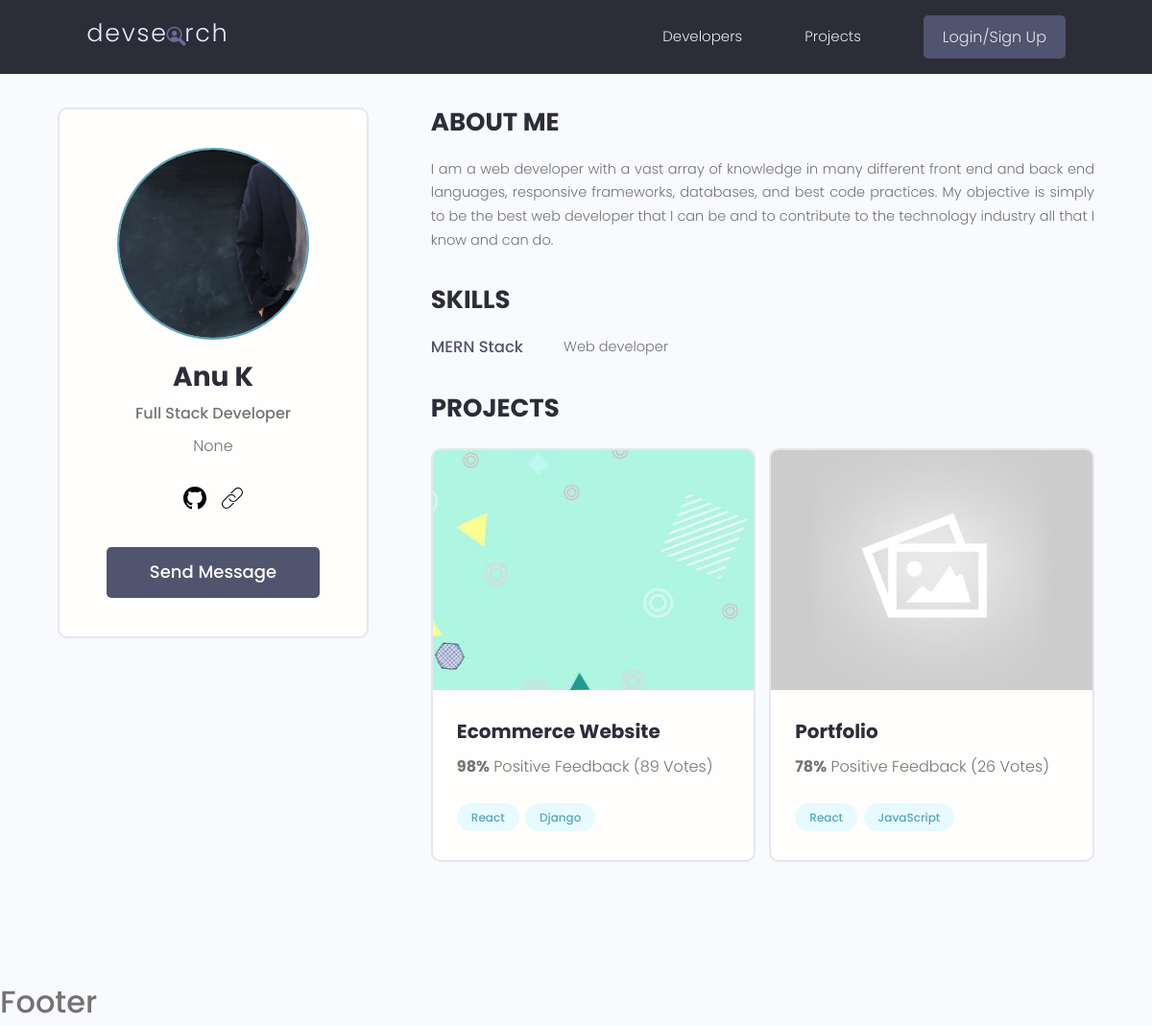
/users/profile/e53d932a-4434-4fac-965c-c85349ac777e, run on an earlier commit of the app's database.
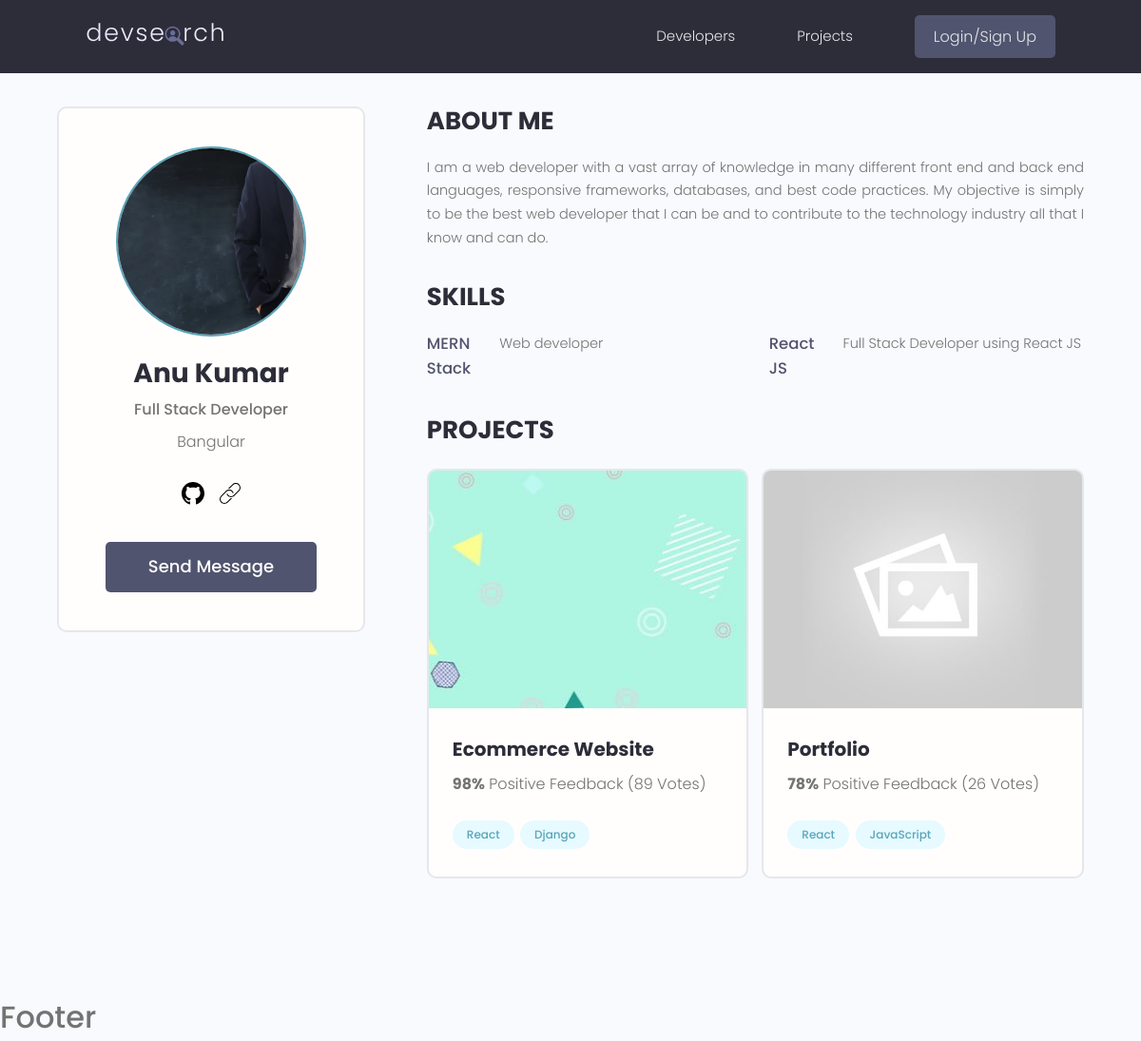
And on a later commit of the database.
### users/models.py (models this page shows, shortened)
class Profile(models.Model):
    user = models.OneToOneField(User, on_delete=models.CASCADE, null=True, blank=True)
    name = models.CharField(max_length=200, null=True, blank=True)
    username = models.CharField(max_length=200, blank=True, null=True)
    location = models.CharField(max_length=200, blank=True, null=True)
    email = models.EmailField(max_length=200, null=True, blank=True)
    short_intro = models.CharField(max_length=200, blank=True, null=True)
    bio = models.TextField(blank=True, null=True)
    profile_image = models.ImageField(null=True, blank=True, upload_to='profile/', default='profile/user-default.png')
    social_github = models.CharField(max_length=200, blank=True, null=True)
    social_twitter = models.CharField(max_length=200, blank=True, null=True)
    social_linkedin = models.CharField(max_length=200, blank=True, null=True)
    social_website = models.CharField(max_length=200, blank=True, null=True)
    created = models.DateTimeField(auto_now_add=True)
    id = models.UUIDField(default=uuid.uuid4, unique=True, primary_key=True, editable=False)
    class Meta:
        ordering = ['created']

class Skill(models.Model):
    owner = models.ForeignKey(Profile, on_delete=models.CASCADE, null=True, blank=True)
    name = models.CharField(max_length=200, null=True, blank=True)
    description = models.TextField(blank=True, null=True)
    created = models.DateTimeField(auto_now_add=True)
    id = models.UUIDField(default=uuid.uuid4, unique=True, primary_key=True, editable=False)

### projects/models.py (models this page shows, shortened)
class Project(models.Model):
    owner = models.ForeignKey(Profile, null=True, blank=True, on_delete=models.CASCADE)
    title = models.CharField(max_length=200)
    description = models.TextField(null=True, blank=True)
    featured_image = models.ImageField(null=True, blank=True, default='default.png')
    demo_link = models.CharField(max_length=2000, blank=True, null=True)
    source_link = models.CharField(max_length=2000, null=True, blank=True)
    tags = models.ManyToManyField('Tag', blank=True)
    vote_total = models.IntegerField(default=0, null=True, blank=True)
    vote_ratio = models.IntegerField(default=0, null=True, blank=True)
    created = models.DateTimeField(auto_now_add=True)
    id = models.UUIDField(default=uuid.uuid4, unique=True, primary_key=True, editable=False)
    class Meta:
        ordering = ['-vote_ratio', '-vote_total', 'title']

class Tag(models.Model):
    name = models.CharField(max_length=200)
    created = models.DateTimeField(auto_now_add=True)
    id = models.UUIDField(default=uuid.uuid4, unique=True, primary_key=True, editable=False)

### users/views.py (the view)
# urls.py: path('profile/<str:pk>', views.profile, name='profile'),
def profile(request, pk):
    data = Profile.objects.get(id=pk)
    return render(request, 'users/profile.html', {'profile': data})

### users/templates/users/profile.html (shortened to what this page needs)
{% extends 'main.html' %}
{% block content %}
<main class="profile my-md">
    <div class="container">
      <div class="layout">
        <div class="column column--1of3">
          <div class="card text-center">
            <div class="card__body dev">
              <img class="avatar avatar--xl" src="{{profile.profile_image.url}}" />
              <h2 class="dev__name">{{profile.name}}</h2>
              <p class="dev__title">{{profile.short_intro}}</p>
              <p class="dev__location">{{profile.location}}</p>
              <ul class="dev__social">
                  {% if profile.social_github %}
                <li>
                  <a title="Github" href="{{profile.social_github}}" target="_blank">
                  </a>
                </li>
                  {% endif %}
                  {% if profile.social_website %}
                <li>
                  <a title="Portfolio" href="{{profile.social_website}}" target="_blank">
                  </a>
                </li>
                  {% endif %}
              </ul>
              <a href="{% url 'send-message' profile.id %}" class="btn btn--sub btn--lg">Send Message </a>
            </div>
          </div>
        </div>
        <div class="column column--2of3">
          <div class="devInfo">
            <h3 class="devInfo__title">About Me</h3>
            <p class="devInfo__about">
              {{profile.bio}}
            </p>
          </div>
          <div class="devInfo">
            <h3 class="devInfo__title">Skills</h3>
            <div class="devInfo__skills">
              <div class="devSkill">
                  {% for skill in profile.skill_set.all %}
                <h4 class="devSkill__title">{{skill.name}}</h4>
                <p class="devSkill__info">
                  {{skill.description}}
                </p>
                  {% endfor %}
              </div>
            </div>
          </div>
          <div class="devInfo">
            <h3 class="devInfo__title">Projects</h3>
            <div class="grid grid--two">
                {% for project in profile.project_set.all %}
              <div class="column">
                <div class="card project">
                  <a href="single-project.html" class="project">
                    <img class="project__thumbnail" src="{{project.featured_image.url}}" alt="project thumbnail" />
                    <div class="card__body">
                      <h3 class="project__title">{{project.title}}</h3>
                      <p class="project--rating">
                        <span style="font-weight: bold;">{{project.vote_ratio}}%</span> Positive
                    Feedback ({{project.vote_total}} Vote{{ project.vote_total|pluralize:"s" }})
                      </p>
                      <div class="project__tags">
                        {% for tag in project.tags.all %}
                    <span class="tag tag--pill tag--main">
                      <small>{{tag.name}}</small>
                    </span>
                      {% endfor %}
                      </div>
                    </div>
                  </a>
                </div>
              </div>
                {% endfor %}
            </div>
          </div>
        </div>
      </div>
    </div>
  </main>
{% endblock content %}

What changed in the data, as far as the page shows it:
changed Profile "Full Stack Developer": name "Anu K" → "Anu Kumar"; location "None" → "Bangular"
added Skill: name "React JS", description "Full Stack Developer using React JS"
